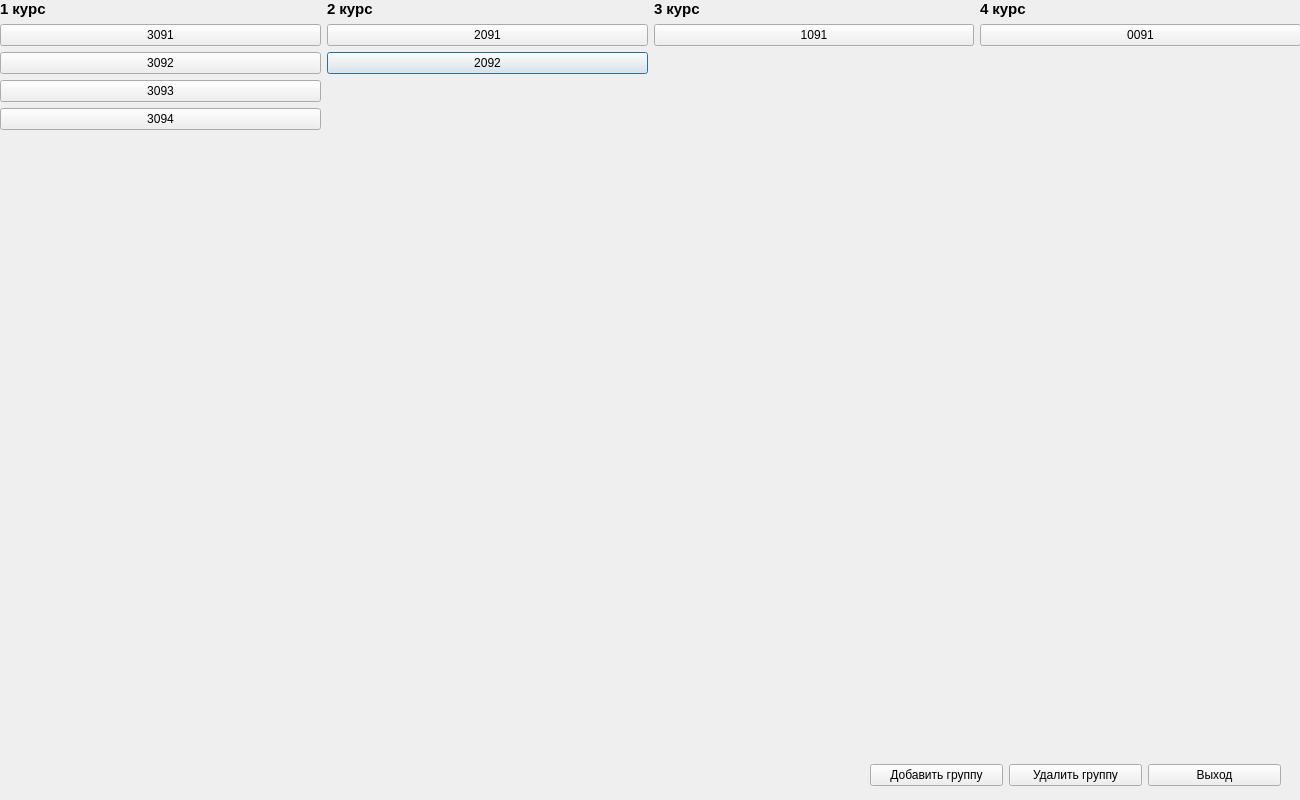
<?xml version="1.0" encoding="UTF-8"?>
<ui version="4.0">
 <class>Admin</class>
 <widget class="QDialog" name="Admin">
  <property name="geometry">
   <rect>
    <x>0</x>
    <y>0</y>
    <width>1300</width>
    <height>800</height>
   </rect>
  </property>
  <property name="windowTitle">
   <string>Dialog</string>
  </property>
  <widget class="QWidget" name="gridLayoutWidget">
   <property name="geometry">
    <rect>
     <x>0</x>
     <y>0</y>
     <width>1301</width>
     <height>751</height>
    </rect>
   </property>
   <layout class="QGridLayout" name="gridLayout">
    <item row="0" column="3">
     <widget class="QLabel" name="label_2">
      <property name="font">
       <font>
        <pointsize>11</pointsize>
        <bold>true</bold>
       </font>
      </property>
      <property name="text">
       <string>4 курс</string>
      </property>
     </widget>
    </item>
    <item row="2" column="1">
     <widget class="QPushButton" name="pushButton_6">
      <property name="text">
       <string>2092</string>
      </property>
     </widget>
    </item>
    <item row="4" column="0">
     <widget class="QPushButton" name="pushButton_4">
      <property name="text">
       <string>3094</string>
      </property>
     </widget>
    </item>
    <item row="5" column="0">
     <spacer name="verticalSpacer">
      <property name="orientation">
       <enum>Qt::Orientation::Vertical</enum>
      </property>
      <property name="sizeHint" stdset="0">
       <size>
        <width>20</width>
        <height>40</height>
       </size>
      </property>
     </spacer>
    </item>
    <item row="0" column="1">
     <widget class="QLabel" name="label_4">
      <property name="font">
       <font>
        <pointsize>11</pointsize>
        <bold>true</bold>
       </font>
      </property>
      <property name="text">
       <string>2 курс</string>
      </property>
     </widget>
    </item>
    <item row="5" column="1">
     <spacer name="verticalSpacer_2">
      <property name="orientation">
       <enum>Qt::Orientation::Vertical</enum>
      </property>
      <property name="sizeHint" stdset="0">
       <size>
        <width>20</width>
        <height>40</height>
       </size>
      </property>
     </spacer>
    </item>
    <item row="0" column="2">
     <widget class="QLabel" name="label_3">
      <property name="font">
       <font>
        <pointsize>11</pointsize>
        <bold>true</bold>
       </font>
      </property>
      <property name="text">
       <string>3 курс</string>
      </property>
     </widget>
    </item>
    <item row="5" column="2">
     <spacer name="verticalSpacer_3">
      <property name="orientation">
       <enum>Qt::Orientation::Vertical</enum>
      </property>
      <property name="sizeHint" stdset="0">
       <size>
        <width>20</width>
        <height>40</height>
       </size>
      </property>
     </spacer>
    </item>
    <item row="1" column="3">
     <widget class="QPushButton" name="pushButton_8">
      <property name="text">
       <string>0091</string>
      </property>
     </widget>
    </item>
    <item row="1" column="2">
     <widget class="QPushButton" name="pushButton_7">
      <property name="text">
       <string>1091</string>
      </property>
     </widget>
    </item>
    <item row="3" column="0">
     <widget class="QPushButton" name="pushButton_3">
      <property name="text">
       <string>3093</string>
      </property>
     </widget>
    </item>
    <item row="2" column="0">
     <widget class="QPushButton" name="pushButton_2">
      <property name="text">
       <string>3092</string>
      </property>
     </widget>
    </item>
    <item row="5" column="3">
     <spacer name="verticalSpacer_4">
      <property name="orientation">
       <enum>Qt::Orientation::Vertical</enum>
      </property>
      <property name="sizeHint" stdset="0">
       <size>
        <width>20</width>
        <height>40</height>
       </size>
      </property>
     </spacer>
    </item>
    <item row="1" column="1">
     <widget class="QPushButton" name="pushButton_5">
      <property name="text">
       <string>2091</string>
      </property>
     </widget>
    </item>
    <item row="0" column="0">
     <widget class="QLabel" name="label">
      <property name="font">
       <font>
        <pointsize>11</pointsize>
        <bold>true</bold>
       </font>
      </property>
      <property name="text">
       <string>1 курс</string>
      </property>
     </widget>
    </item>
    <item row="1" column="0">
     <widget class="QPushButton" name="pushButton">
      <property name="text">
       <string>3091</string>
      </property>
     </widget>
    </item>
   </layout>
  </widget>
  <widget class="QWidget" name="">
   <property name="geometry">
    <rect>
     <x>870</x>
     <y>760</y>
     <width>411</width>
     <height>31</height>
    </rect>
   </property>
   <layout class="QHBoxLayout" name="horizontalLayout">
    <item>
     <widget class="QPushButton" name="AddNewGroup">
      <property name="text">
       <string>Добавить группу</string>
      </property>
     </widget>
    </item>
    <item>
     <widget class="QPushButton" name="deleteGroup">
      <property name="text">
       <string>Удалить группу</string>
      </property>
     </widget>
    </item>
    <item>
     <widget class="QPushButton" name="Exit">
      <property name="text">
       <string>Выход</string>
      </property>
     </widget>
    </item>
   </layout>
  </widget>
 </widget>
 <resources/>
 <connections/>
</ui>
